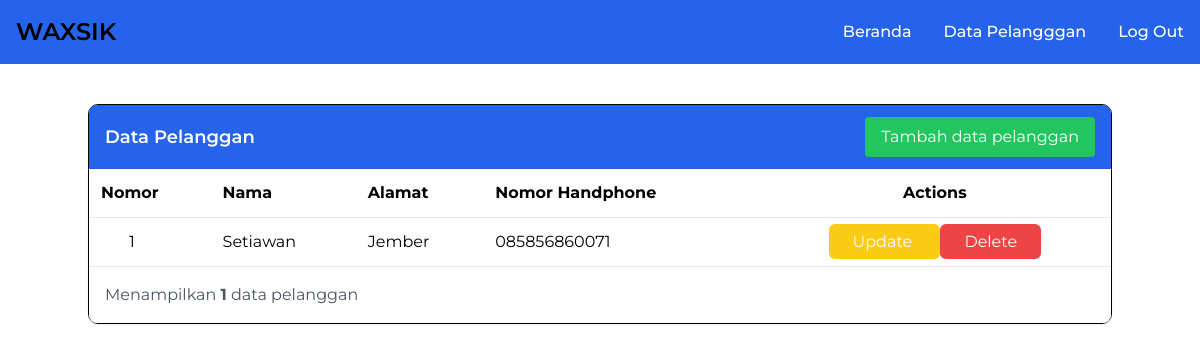
The page /data-pelanggan/ on the database its author committed.
### waxsik_website/models.py (models this page shows, shortened)
class Pelanggan(models.Model):
    id_customer = models.AutoField(primary_key=True)
    nama_pelanggan = models.CharField(max_length=100)
    alamat = models.CharField(max_length=200)
    nomor_hp = models.CharField(max_length=20)

### waxsik_website/views.py (the view)
# urls.py: path('data-pelanggan/', views.data_pelanggan, name="data-pelanggan"),
def data_pelanggan(request):
    data_pelanggan = Pelanggan.objects.all()
    context = {
        'data_pelanggan': data_pelanggan
    }
    return render(request, 'admin/data-pelanggan.html', context)

### waxsik_website/templates/admin/data-pelanggan.html (shortened to what this page needs)
{% extends 'base/base-admin.html' %}
{% block content %}
<div class="container mx-auto mt-10 border border-black rounded-[10px]">
	<div class="bg-blue-600 text-white py-3 px-4 rounded-t-lg flex justify-between items-center">
		<h1 class="text-lg font-semibold">Data Pelanggan</h1>
		<div>
			<button class="bg-green-500 hover:bg-green-700 text-white py-2 px-4 ml-2 rounded inline-flex items-center">
				<a href="{% url 'create-data-pelanggan' %}">Tambah data pelanggan</a>
			</button>
		</div>
	</div>
	<div class="bg-white rounded-b-lg shadow">
		<table class="table-auto w-full text-left border-collapse">
			<thead>
				<tr>
					<th class="p-3 border-b">Nomor</th>
					<th class="p-3 border-b">Nama</th>
					<th class="p-3 border-b">Alamat</th>
					<th class="p-3 border-b">Nomor Handphone</th>
					<th class="p-3 border-b text-center">Actions</th>
				</tr>
			</thead>
			<tbody>
				{% for i in data_pelanggan %}
				<tr class="hover:bg-gray-100">
					<td class="pl-10 border-b">{{i.id_customer}}</td>
					<td class="p-3 border-b">{{i.nama_pelanggan}}</td>
					<td class="p-3 border-b">{{i.alamat}}</td>
					<td class="p-3 border-b">{{i.nomor_hp}}</td>
					<td class="p-3 border-b text-center items-center">
						<a href="{% url 'update-data-pelanggan' i.id_customer %}" class="text-white py-2 px-6 bg-yellow-400 rounded-md">
							Update
						</a>
						<a href="{% url 'delete-data-pelanggan' i.id_customer %}" class="text-white py-2 px-6 bg-red-500 rounded-md" value="Delete">
							Delete
						</a>
					</td>
				</tr>
				{% endfor %}
			</tbody>
		</table>
		<div class="flex justify-between items-center p-4">
			<span class="text-gray-600">Menampilkan <b>{{data_pelanggan|length}}</b> data pelanggan</span>
		</div>
	</div>
</div>
{% endblock content %}

### waxsik_website/templates/base/base-admin.html (style rules this page uses)
* { font-family: 'Montserrat', 'sans-serif'; }

### rows shown on the page
Pelanggan: id_customer "1", nama_pelanggan "Setiawan", alamat "Jember", nomor_hp "085856860071"

### other values the page prints
{{ data_pelanggan|length }} "1"
